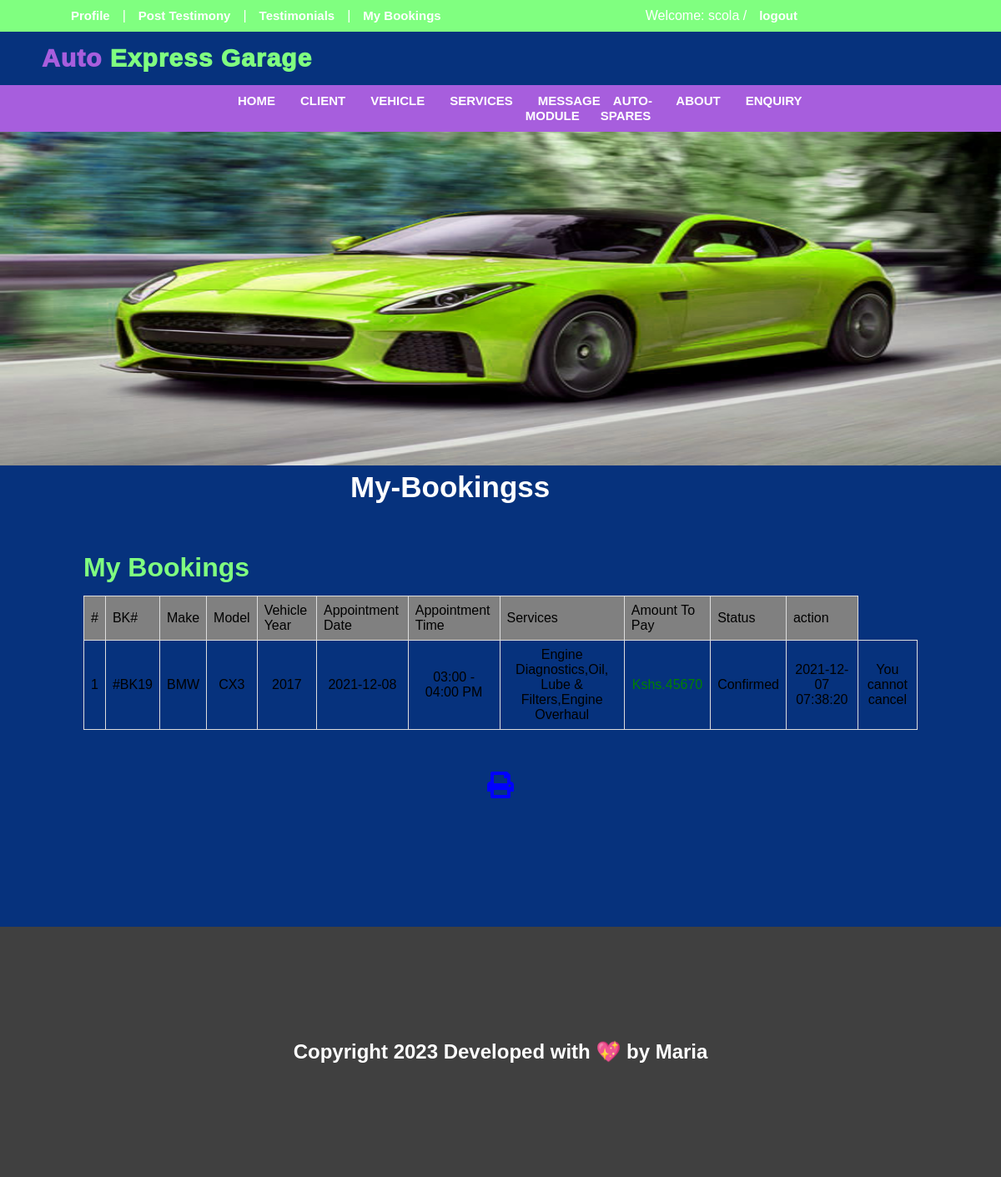
/my-booking.php (signed in), run on the app's committed database.
### tables this page shows
CREATE TABLE IF NOT EXISTS `tbl_user` (
  `user_id` int(11) NOT NULL AUTO_INCREMENT,
  `username` varchar(250) NOT NULL,
  `email` varchar(40) NOT NULL,
  `password` varchar(250) NOT NULL,
  `regdate` timestamp(3) NOT NULL DEFAULT CURRENT_TIMESTAMP(3) ON UPDATE CURRENT_TIMESTAMP(3),
  `UpdationDate` timestamp NULL DEFAULT NULL ON UPDATE CURRENT_TIMESTAMP,
  PRIMARY KEY (`user_id`)
);

CREATE TABLE IF NOT EXISTS `tbl_appointment` (
  `apoint_id` int(11) NOT NULL AUTO_INCREMENT,
  `email` varchar(200) DEFAULT NULL,
  `username` varchar(200) DEFAULT NULL,
  `make` varchar(200) DEFAULT NULL,
  `mileage` decimal(4,0) DEFAULT NULL,
  `year` varchar(200) DEFAULT NULL,
  `adate` varchar(200) DEFAULT NULL,
  `atime` varchar(200) DEFAULT NULL,
  `model` varchar(200) DEFAULT NULL,
  `services` varchar(200) DEFAULT NULL,
  `comments` varchar(200) DEFAULT NULL,
  `bookingdate` timestamp NOT NULL DEFAULT CURRENT_TIMESTAMP,
  `CancelledBy` varchar(5) DEFAULT NULL,
  `status` int(11) DEFAULT NULL,
  `UpdationDate` timestamp NOT NULL DEFAULT CURRENT_TIMESTAMP ON UPDATE CURRENT_TIMESTAMP,
  `name` varchar(250) DEFAULT NULL,
  `status2` int(11) DEFAULT NULL,
  `cost` int(11) DEFAULT NULL,
  `status3` int(10) NOT NULL,
  `paymentM` varchar(250) DEFAULT NULL,
  `refno` varchar(250) DEFAULT NULL,
  PRIMARY KEY (`apoint_id`)
);

### my-booking.php (the view, shortened to what this page needs)
<?php
include('includes/path.php');
?>
<!DOCTYPE html>
<html>
<head>
   <link href="assets/css/style.css" rel="stylesheet">
   <link href="style1.css" rel="stylesheet">
    <link href="assets/fonts/css/all.css" rel="stylesheet">
</head>
<body>
<?php include('includes/header.php');?>
<div class="banner-pages">
  <img src="assets/images/recent-car-4.jpg">
  <h2>My-Bookingss</h2>
</div>
<div class="booking" id="booking">
  <h1>My Bookings</h1>
    <table class="appointments">
  <thead >
        <tr>
        <td style="background-color:grey">#</td>
        <td style="background-color:grey">BK#</td>
        <td style="background-color:grey">Make</td>
        <td style="background-color:grey">Model</td>
         <td style="background-color:grey">Vehicle Year</td>
        <td style="background-color:grey">Appointment Date</td>
        <td style="background-color:grey">Appointment Time</td>
        <td style="background-color:grey">Services</td>
        <td style="background-color:grey">Amount To Pay</td>
         <td style="background-color:grey">Status</td>
         <td style="background-color:grey">action</td>
           </tr>
    </thead>
  <?php
$email=$_SESSION['user_login'];
$sql = "SELECT * from tbl_appointment where email=:uemail";
$query = $db->prepare($sql);
$query -> bindParam(':uemail', $email, PDO::PARAM_STR);
$query->execute();
$results=$query->fetchAll(PDO::FETCH_OBJ);
$cnt=1;
if($query->rowCount() > 0){
foreach($results as $result)
{ ?>
<tr align="center">
<td><?php echo htmlentities($cnt);?></td>
<td>#BK<?php echo htmlentities($result->apoint_id);?></td>
<td><?php echo htmlentities($result->make);?></td>
<td><?php echo htmlentities($result->model);?></td>
<td><?php echo htmlentities($result->year);?></td>
<td><?php echo htmlentities($result->adate);?></td>
<td><?php echo htmlentities($result->atime);?></td>
<td><?php echo htmlentities($result->services);?></td>
<td style="color: green;">Kshs.<?php echo htmlentities($result->cost);?></td>
<td><?php if($result->status==0)
{
echo "<h4 style='color:green;'>Pending</h4>";
}
if($result->status==1)
{
echo "Confirmed";
}
?></td>
<td><?php echo htmlentities($result->bookingdate);?></td>
  <?php if($result->status3==1 or $result->status==2)
{
  ?><td>You cannot cancel</td>
<?php } else {?>
<td><a href="my-booking.php?apoint_id=<?php echo htmlentities($result->apoint_id);?>" onclick="return confirm('Do you really want to cancel booking')" >Cancel</a></td>
<?php }?>
</tr>
<?php $cnt=$cnt+1; }} ?>
 </table>
 <p style="margin-top:5%; color: blue;"  align="center">
  <i class="fa fa-print fa-2x" style="cursor: pointer;"  OnClick="CallPrint(this.value)" ></i>
</p>
</div>
 <br><br><br>
  <?php include('includes/footer.php');?>
</body>
</html>

### includes/header.php (shortened to what this page needs)
<?php
	require_once 'path.php';
?>
<header>
	<?php if(isset($_SESSION["user_login"]))
{
	?>
	   <div class="top-nav">
   	<ul>
   		<div class="admin">
   		<li>
   		<a href="profile.php">Profile</a>| <a href="post_testimo.php">Post Testimony</a> |<a href="my-testimonials.php">Testimonials</a>
        |<a href="my-booking.php">My Bookings</a>
   		<div class="signin-signup">
   		<?php
				$email = $_SESSION['user_login'];
        $username = $_SESSION['user_login'];
				$select_stmt = $db->prepare("SELECT * FROM tbl_user WHERE email=:uemail OR username=:uname");
				$select_stmt->execute(array(":uemail"=>$email,"uname"=>$username));
  				$row=$select_stmt->fetch(PDO::FETCH_ASSOC);
				if(isset($_SESSION['user_login']))
				{
				?>
        <div style="padding-left: 230px; " class="welcome">
					Welcome:
				<?php
						echo $row['username'];
				}
				?>
		/<a href="logout.php">logout</a>
		</li>
    </div>
		</div>
<?php }?>
<div class="header">
  <div class="">
	<h1>Auto <span>Express Garage</span></h1>
   </div>
<nav>
	<ul>
		<div class="nav-links">
		<li><a href="index.php">HOME</a></li>
		<li><a href="Client.php">CLIENT</a></li>
		<li><a href="Vehicle registration.php">VEHICLE</a></li>
		<li><a href="services.php">SERVICES</a></li>
		<li><a href="msg-module.php">MESSAGE MODULE</a></li>
    <li><a href="available-spares.php">AUTO-SPARES</a></li>
	<li><a href="about-us.php">ABOUT</a></li>
		 <li><a href="enquiry.php">ENQUIRY</a></li>
		</div>
	</ul
</nav>
</header>

### includes/footer.php (shortened to what this page needs)
<footer id="footer">
    <center><h2>Copyright 2023 Developed with 💖 by Maria</h2></center>
</footer>

### assets/css/style.css (style rules this page uses)
* { padding: 0px; margin: 0px; box-sizing: border-box; }
html, body { font-family: sans-serif; margin:0; min-height: 100%; background-color:#06327D!important; }
.top-nav { background: rgb(128,255,128,1); padding: 10px 40px 10px 70px; color: white; border-left: none; border-right: none; }
.top-nav ul { display: flex; list-style: none; flex-wrap: wrap; align-items: center; }
.top-nav .admin li,.top-nav.signin-signup li { padding: 0 0px; display: inline-flex; }
.top-nav .admin li a ,.top-nav.signin-signup li a { text-decoration: none; font-size: 15px; font-weight: 800; padding: 0 15px; color: white; }
.welcome { color: white; }
.welcome a { text-decoration: none; color: red; font-weight: bold; font-size: 18px; }
.header { display: inline; }
.header h1 { padding: 15px 50px; color: rgb(167,94,221,1); font-size: 30px; font-weight: 1000; letter-spacing: 1px; }
.header h1 span { color: rgb(128,255,128,1); }
nav { background: rgb(167,94,221,1); padding: 10px 40px 10px 70px; border-left: none; border-right: none; }
nav ul { display: flex; list-style: none; flex-wrap: wrap; align-items: center; }
nav ul div.nav-links { padding: 0 200px; display: inline-flex; }
nav ul div.nav-links a { text-decoration: none; font-size: 15px; font-weight: 900; padding: 0 15px; color: white; }
.banner-pages img { width: 100%; height: 400px; }
.banner-pages h2 { position: absolute; top: 40%; left: 35%; text-align: center; font-size: 35px; color:white; }
.our-team .team .team-card h2,p { text-align: center; color: white; }
footer { position: relative; bottom: 0px; width: 100%; background: rgb(167,94,221,1); height: 350px; color: white; }

### style1.css (style rules this page uses)
* { padding: 0px; margin: 0px; box-sizing: border-box; }
html, body { font-family: sans-serif; margin:0; min-height: 100%; }
.booking { padding: 100px; }
.booking h1 { color: rgb(128,255,128,1); font-weight: 9000; padding-bottom: 15px; }
.booking .appointments { border-collapse: collapse; width: 100%; }
.booking .appointments td,th { border: 1px solid #ddd; padding: 8px; }

### includes/footer.php (style rules this page uses)
#footer { background: #404040; display:flex; height:300px; width:100%; display:flex; align-items:center; justify-content:center; width:100%!important; }

### data on the page
tbl_user: username "scola"
tbl_appointment: apoint_id "19", make "BMW", model "CX3", year "2017", adate "2021-12-08", atime "03:00 - 04:00 PM", services "Engine Diagnostics,Oil, Lube & Filters,Engine Overhaul", cost "45670", status "Confirmed", bookingdate "2021-12-07 07:38:20", status3 "You cannot cancel"
